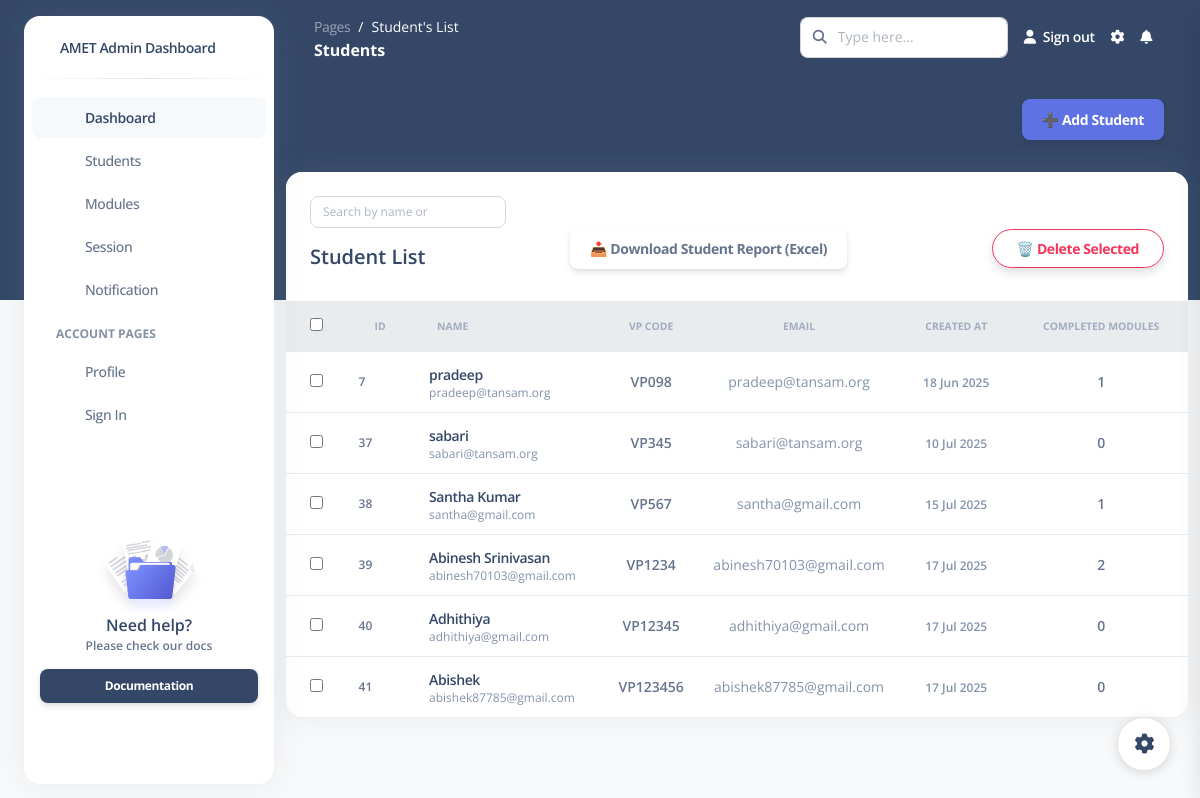
/students/, run on an earlier commit of the app's database.
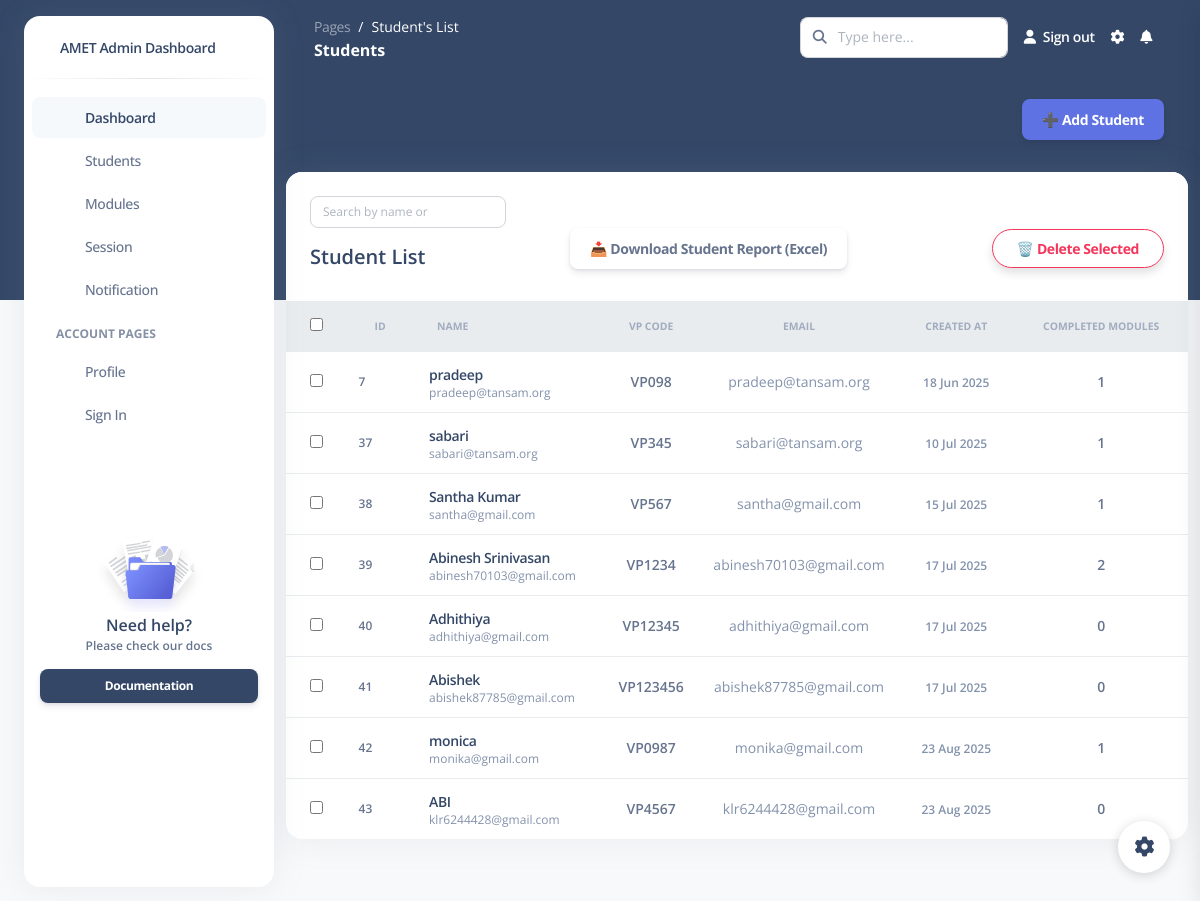
And on a later commit of the database.
### students/models.py (models this page shows, shortened)
class Student(models.Model):
    name = models.CharField(max_length=100)
    degree = models.ForeignKey(Degree, on_delete=models.SET_NULL, null=True, blank=True)
    department = models.ForeignKey(Department, on_delete=models.SET_NULL, null=True, blank=True,default=1)
    section = models.ForeignKey(Section, on_delete=models.SET_NULL, null=True, blank=True)
    email = models.EmailField(unique=True, null=True, blank=True)
    vp_code = models.CharField(max_length=20, unique=True)
    created_at = models.DateTimeField(default=timezone.now)

### students/views.py (the view)
# urls.py: path('students/', student_profile, name='student_profile'),
def student_profile(request):
    students = Student.objects.all()
    for student in students:
        student.completed_modules_count = student.session_set.filter(
            progress=100,
            check_out__isnull=False
        ).values('module_id').distinct().count()
    return render(request, 'student_profile.html', {'students': students})

### students/templates/student_profile.html (shortened to what this page needs)
{% load static %}
<!DOCTYPE html>
<html lang="en">
<head>
  <link href="https://demos.creative-tim.com/argon-dashboard-pro/assets/css/nucleo-icons.css" rel="stylesheet" />
  <link href="https://demos.creative-tim.com/argon-dashboard-pro/assets/css/nucleo-svg.css" rel="stylesheet" />
  <link id="pagestyle" href="{% static 'css/argon-dashboard.css' %}" rel="stylesheet" />
</head>
<body class="g-sidenav-show   bg-gray-100">
  <div class="min-height-300 bg-dark position-absolute w-100"></div>
  <aside class="sidenav bg-white navbar navbar-vertical navbar-expand-xs border-0 border-radius-xl my-3 fixed-start ms-4 " id="sidenav-main">
    <div class="sidenav-header">
      <a class="navbar-brand m-0" href="{% url 'admin_dashboard' %}"  >
        <span class="ms-1 font-weight-bold">AMET Admin Dashboard</span>
      </a>
    </div>
    <hr class="horizontal dark mt-0">
    <div class="collapse navbar-collapse  w-auto " id="sidenav-collapse-main">
      <ul class="navbar-nav">
        <li class="nav-item">
          <a class="nav-link active" href="{% url 'admin_dashboard' %}">
            <div class="icon icon-shape icon-sm border-radius-md text-center me-2 d-flex align-items-center justify-content-center">
            </div>
            <span class="nav-link-text ms-1">Dashboard</span>
          </a>
        </li>
        <li class="nav-item">
          <a class="nav-link " href="{% url 'student_profile' %}">
            <div class="icon icon-shape icon-sm border-radius-md text-center me-2 d-flex align-items-center justify-content-center">
            </div>
            <span class="nav-link-text ms-1">Students</span>
          </a>
        </li>
        <li class="nav-item">
          <a class="nav-link " href="{% url 'module_list' %}">
            <div class="icon icon-shape icon-sm border-radius-md text-center me-2 d-flex align-items-center justify-content-center">
            </div>
            <span class="nav-link-text ms-1">Modules</span>
          </a>
        </li>
        <li class="nav-item">
          <a class="nav-link " href="{% url 'sessions_list' %}">
            <div class="icon icon-shape icon-sm border-radius-md text-center me-2 d-flex align-items-center justify-content-center">
            </div>
            <span class="nav-link-text ms-1">Session</span>
          </a>
        </li>
        <li class="nav-item">
          <a class="nav-link " href="{% url 'notification_admin' %}">
            <div class="icon icon-shape icon-sm border-radius-md text-center me-2 d-flex align-items-center justify-content-center">
            </div>
            <span class="nav-link-text ms-1">Notification</span>
          </a>
        </li>
        <li class="nav-item mt-3">
          <h6 class="ps-4 ms-2 text-uppercase text-xs font-weight-bolder opacity-6">Account pages</h6>
        </li>
        <li class="nav-item">
          <a class="nav-link " href="">
            <div class="icon icon-shape icon-sm border-radius-md text-center me-2 d-flex align-items-center justify-content-center">
            </div>
            <span class="nav-link-text ms-1">Profile</span>
          </a>
        </li>
        <li class="nav-item">
          <a class="nav-link " href="{% url 'admin_login' %}">
            <div class="icon icon-shape icon-sm border-radius-md text-center me-2 d-flex align-items-center justify-content-center">
            </div>
            <span class="nav-link-text ms-1">Sign In</span>
          </a>
        </li>
      </ul>
    </div>
    <div class="sidenav-footer mx-3 ">
      <div class="card card-plain shadow-none" id="sidenavCard">
        <img class="w-50 mx-auto" src="{% static 'asset/img copy/illustrations/icon-documentation.svg' %}" alt="sidebar_illustration">
        <div class="card-body text-center p-3 w-100 pt-0">
          <div class="docs-info">
            <h6 class="mb-0">Need help?</h6>
            <p class="text-xs font-weight-bold mb-0">Please check our docs</p>
          </div>
        </div>
      </div>
      <a href="" target="_blank" class="btn btn-dark btn-sm w-100 mb-3">Documentation</a>
    </div>
  </aside>
  <main class="main-content position-relative border-radius-lg ">
    <nav class="navbar navbar-main navbar-expand-lg px-0 mx-4 shadow-none border-radius-xl " id="navbarBlur" data-scroll="false">
      <div class="container-fluid py-1 px-3">
        <nav aria-label="breadcrumb">
          <ol class="breadcrumb bg-transparent mb-0 pb-0 pt-1 px-0 me-sm-6 me-5">
            <li class="breadcrumb-item text-sm"><a class="opacity-5 text-white" href="javascript:;">Pages</a></li>
            <li class="breadcrumb-item text-sm text-white active" aria-current="page">Student's List</li>
          </ol>
          <h6 class="font-weight-bolder text-white mb-0">Students</h6>
        </nav>
        <div class="collapse navbar-collapse mt-sm-0 mt-2 me-md-0 me-sm-4" id="navbar">
          <div class="ms-md-auto pe-md-3 d-flex align-items-center">
            <div class="input-group">
              <span class="input-group-text text-body"><i class="fas fa-search" aria-hidden="true"></i></span>
              <input type="text" class="form-control" placeholder="Type here...">
            </div>
          </div>
          <ul class="navbar-nav  justify-content-end">
            <li class="nav-item d-flex align-items-center">
              <a href="{% url 'admin_login' %}" class="nav-link text-white font-weight-bold px-0">
                <i class="fa fa-user me-sm-1"></i>
                <span class="d-sm-inline d-none" >Sign out<output></output></span>
              </a>
            </li>
            <li class="nav-item px-3 d-flex align-items-center">
              <a href="javascript:;" class="nav-link text-white p-0">
                <i class="fa fa-cog fixed-plugin-button-nav cursor-pointer"></i>
              </a>
            </li>
            <li class="nav-item dropdown pe-2 d-flex align-items-center">
              <a href="javascript:;" class="nav-link text-white p-0" id="dropdownMenuButton" data-bs-toggle="dropdown" aria-expanded="false">
                <i class="fa fa-bell cursor-pointer"></i>
              </a>
            </li>
          </ul>
        </div>
      </div>
    </nav>
    <div class="container-fluid py-4">
<div class="d-flex justify-content-between align-items-center px-4 mb-3">
  <h5 class="mb-0 fw-bold">Student List</h5>
  <a href="{% url 'add_student' %}" class="btn btn-primary">
    ➕ Add Student
  </a>
</div>
<div class="row">
  <div class="col-12">
    <div class="card mb-4">
     <div class="card-header pb-0">
  <div class="row align-items-center">
    <div class="col-md-3 text-end">
      <input
        type="text"
        id="studentSearch"
        class="form-control form-control-sm"
        placeholder="Search by name or "
        onkeyup="filterStudents()"
      />
    </div>
  </div>
</div>
  <form method="POST" action="{% url 'bulk_delete_students'  %}">
 <div class="px-4 mb-3 d-flex justify-content-between align-items-center">
  <h5 class="mb-0 fw-bold">Student List</h5>
<a href="{% url 'export_student_report' %}" class="btn btn">
  📥 Download Student Report (Excel)
</a>
  <button type="submit"
          class="btn btn-outline-danger btn-sm rounded-pill px-4 py-2 shadow-sm fw-semibold"
          style="font-size: 14px;"
          onclick="return confirm('Are you sure you want to delete the selected students?')">
    🗑️ Delete Selected
  </button>
</div>
  <div class="table-responsive p-0">
    <table class="table align-items-center mb-0">
  <thead class="bg-light">
    <tr>
      <th class="ps-4"><input type="checkbox" id="select-all" /></th>
      <th class="text-uppercase text-secondary text-xxs font-weight-bolder opacity-7">ID</th>
      <th class="text-uppercase text-secondary text-xxs font-weight-bolder opacity-7">Name</th>
      <th class="text-uppercase text-secondary text-xxs font-weight-bolder opacity-7 text-center">VP Code</th>
      <th class="text-uppercase text-secondary text-xxs font-weight-bolder opacity-7 text-center">Email</th>
      <th class="text-uppercase text-secondary text-xxs font-weight-bolder opacity-7 text-center">Created At</th>
      <th class="text-uppercase text-secondary text-xxs font-weight-bolder opacity-7 text-center">Completed Modules</th>
    </tr>
  </thead>
  <tbody>
    {% for student in students %}
    <tr>
      <td class="ps-4">
        <input type="checkbox" name="selected_ids" value="{{ student.id }}">
      </td>
      <td><p class="text-xs font-weight-bold mb-0">{{ student.id }}</p></td>
      <td>
        <div class="d-flex px-2 py-1 align-items-center">
          <div class="d-flex flex-column justify-content-center">
            <h6 class="mb-0 text-sm">
              <a href="{% url 'edit_student' student.id %}">{{ student.name }}</a>
            </h6>
            <p class="text-xs text-secondary mb-0">{{ student.email }}</p>
          </div>
        </div>
      </td>
      <td class="text-center"><p class="text-sm font-weight-bold mb-0">{{ student.vp_code }}</p></td>
      <td class="text-center"><p class="text-sm text-secondary mb-0">{{ student.email }}</p></td>
      <td class="text-center">
        <span class="text-xs text-secondary font-weight-bold">{{ student.created_at|date:"d M Y" }}</span>
      </td>
      <td class="text-center">
        <p class="text-sm font-weight-bold mb-0">{{ student.completed_modules_count }}</p>
      </td>
    </tr>
    {% empty %}
    <tr>
      <td colspan="8" class="text-center py-4"><p class="text-muted mb-0">No students found.</p></td>
    </tr>
    {% endfor %}
  </tbody>
</table>
  </div>
</form>
    </div>
  </div>
</div>
      <footer class="footer pt-3  ">
      </footer>
    </div>
  </main>
  <div class="fixed-plugin">
    <a class="fixed-plugin-button text-dark position-fixed px-3 py-2">
      <i class="fa fa-cog py-2"> </i>
    </a>
  </div>
</body>
</html>

What changed in the data, as far as the page shows it:
computed for Student "sabari": completed_modules_count "0" → "1"
added Student: id "42", name "monica", email "monika@gmail.com", vp_code "VP0987", created_at "23 Aug 2025", completed_modules_count "1"
added Student: id "43", name "ABI", email "klr6244428@gmail.com", vp_code "VP4567", created_at "23 Aug 2025", completed_modules_count "0"
